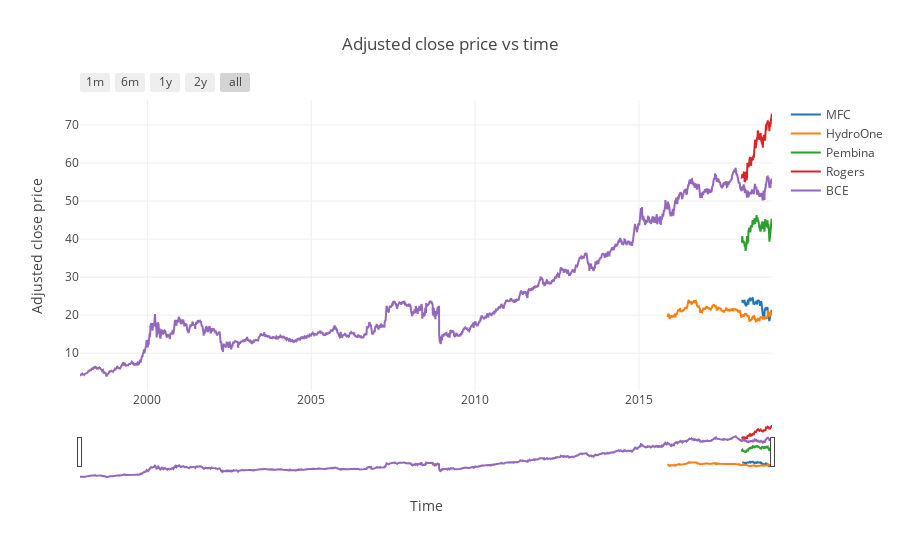

This figure's notebook cell:
### Markdown cell above
### Portfolio performance plots

### Code cell
plot_AdjCloseVsDate(myP)

### Figure 1 — Plotly figure (JSON) as saved in the notebook; plotly's stock layout.template omitted (floating-point values rounded to 4 significant figures; data arrays with more than 128 entries replaced by an {"elided": "..."} marker saying what was removed)
{"data": [{"mode": "lines", "name": "MFC", "type": "scatter", "uid": "6eaf38b8-2cda-4a0e-9f80-5e9aa6cbbf87", "x": {"elided": "229 str values"}, "y": {"elided": "229 float values"}}, {"mode": "lines", "name": "HydroOne", "type": "scatter", "uid": "714b5c15-9022-4c4b-9259-6b77b0b78e43", "x": {"elided": "798 str values"}, "y": {"elided": "798 float values"}}, {"mode": "lines", "name": "Pembina", "type": "scatter", "uid": "7ed82f4f-3f62-47eb-983b-d64e4aec55be", "x": {"elided": "233 str values"}, "y": {"elided": "233 float values"}}, {"mode": "lines", "name": "Rogers", "type": "scatter", "uid": "75b6ead3-44be-4674-9ab9-b8f9413d62cb", "x": {"elided": "233 str values"}, "y": {"elided": "233 float values"}}, {"mode": "lines", "name": "BCE", "type": "scatter", "uid": "fa0b4e5d-f1db-47d2-a1f2-ddeef040af29", "x": {"elided": "5303 str values"}, "y": {"elided": "5303 float values"}}], "layout": {"title": "Adjusted close price vs time", "xaxis": {"rangeselector": {"buttons": [{"count": 1, "label": "1m", "step": "month", "stepmode": "backward"}, {"count": 6, "label": "6m", "step": "month", "stepmode": "backward"}, {"count": 1, "label": "1y", "step": "year", "stepmode": "backward"}, {"count": 2, "label": "2y", "step": "year", "stepmode": "backward"}, {"step": "all"}]}, "rangeslider": {"visible": true}, "title": "Time", "type": "date"}, "yaxis": {"title": "Adjusted close price"}}}
